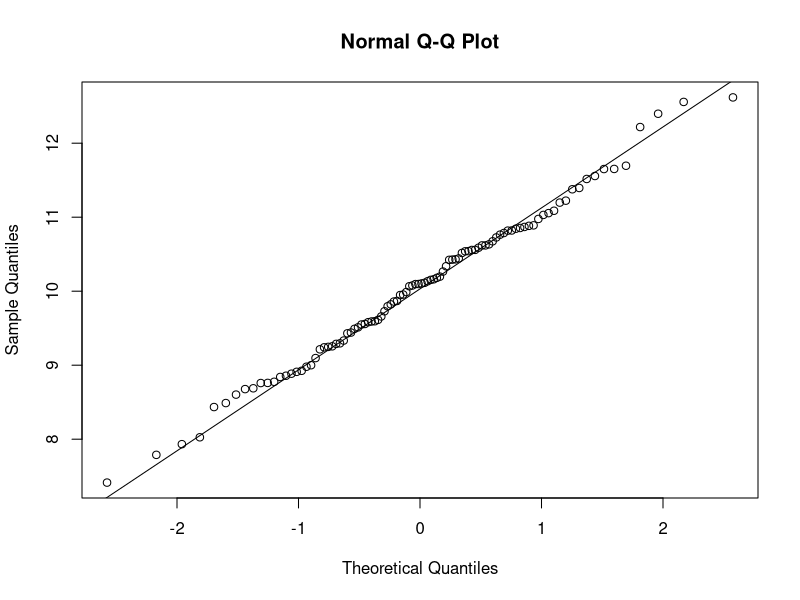
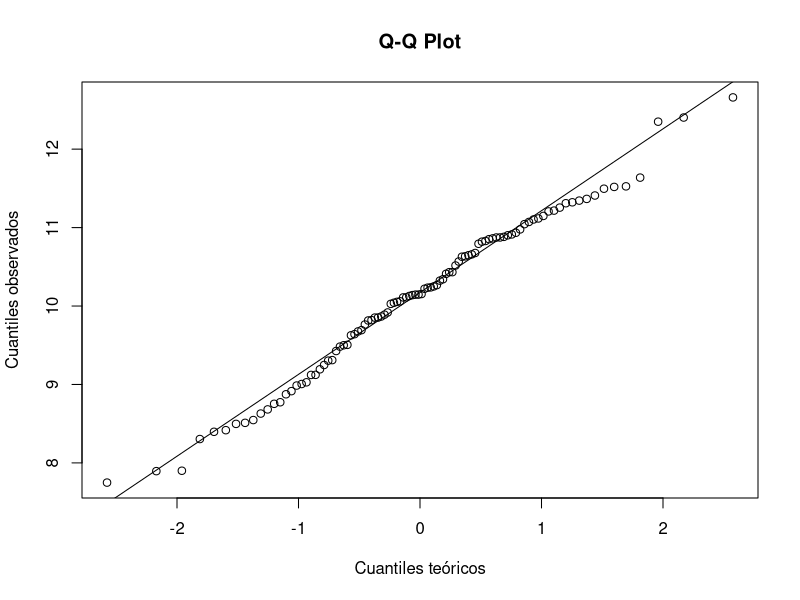
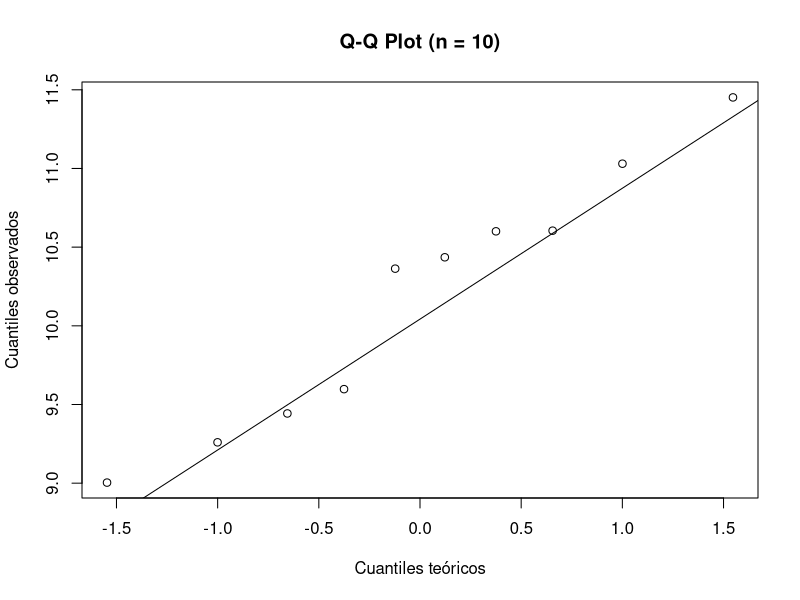
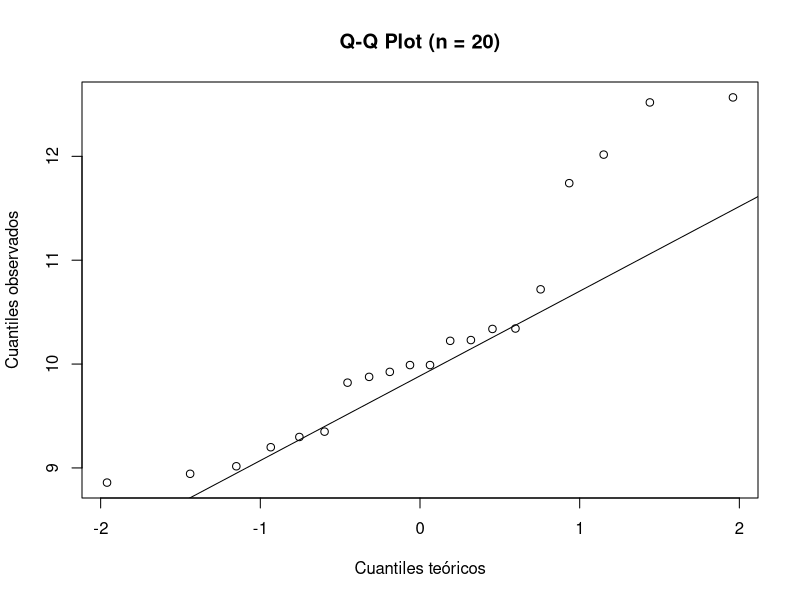
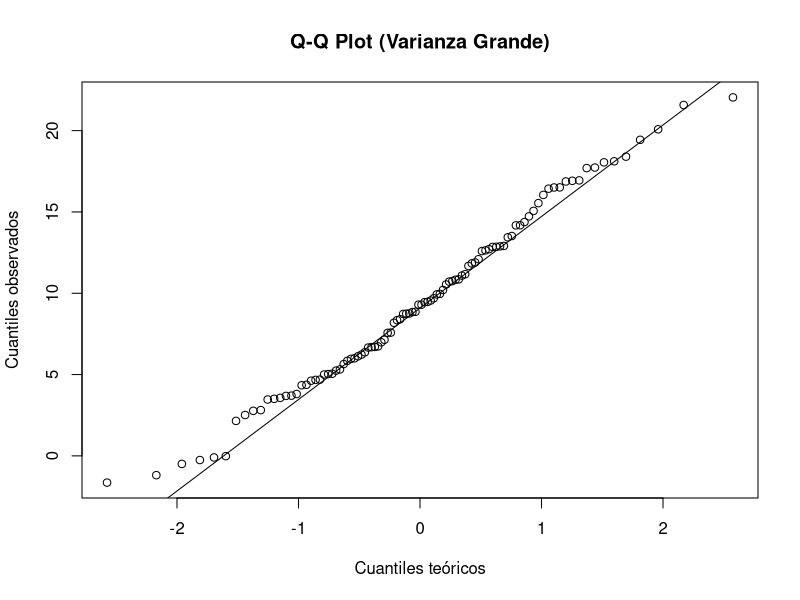
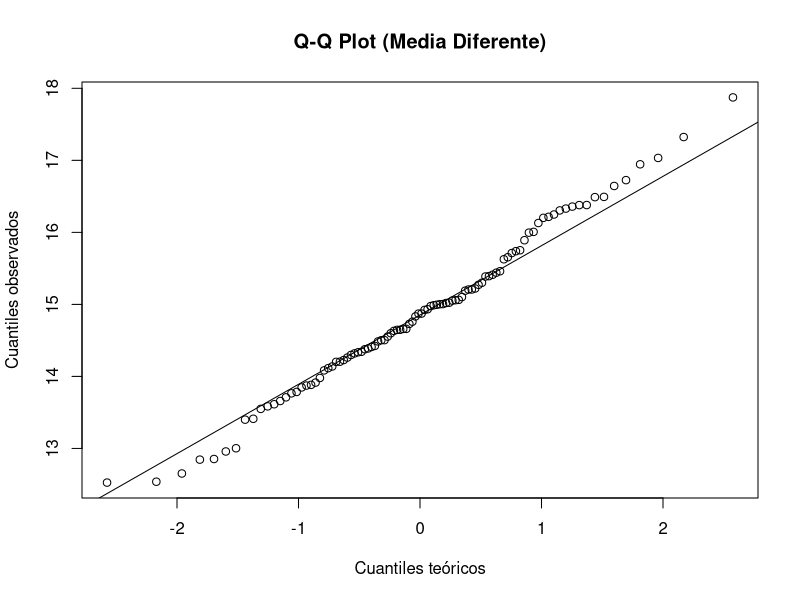
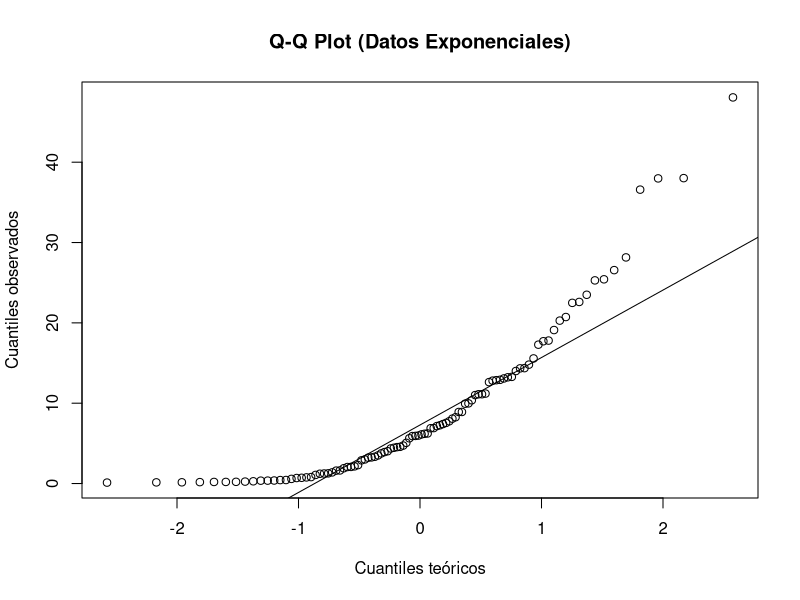
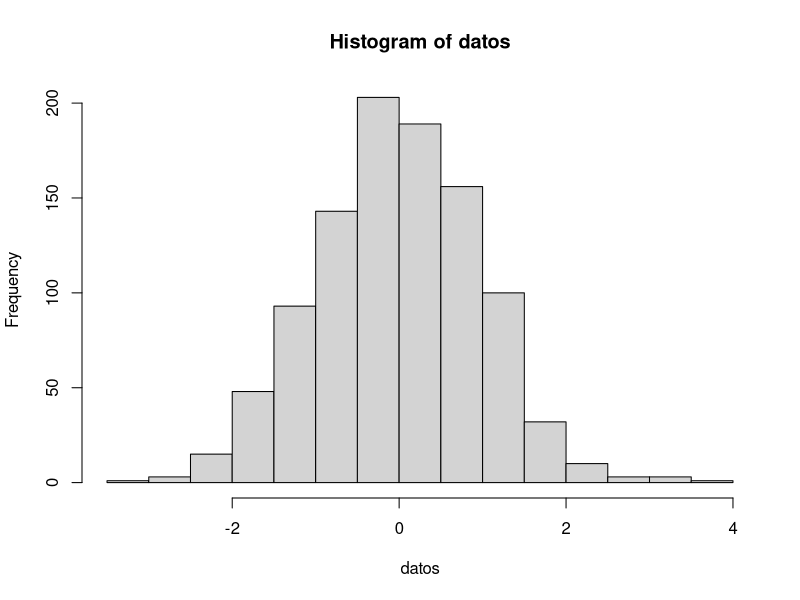

Write the R code that produced these figures, in order.
## ---- chunk 1

## ---- chunk 2
#hist()
#qqnorm()
#qqline()
## ---- chunk 3
datos <- rnorm(100, mean = 10)
qqnorm(datos)
qqline(datos)
## ---- chunk 4
datos <- rnorm(100, mean = 10)
qqnorm(datos, xlab = "Cuantiles teóricos", ylab = "Cuantiles observados", main = "Q-Q Plot")
qqline(datos)

## ---- chunk 5
# Para 10 observaciones
datos_10 <- rnorm(10, mean = 10)
qqnorm(datos_10, xlab = "Cuantiles teóricos", ylab = "Cuantiles observados", main = "Q-Q Plot (n = 10)")
qqline(datos_10)

## ---- chunk 6
# Para 20 observaciones
datos_20 <- rnorm(20, mean = 10)
qqnorm(datos_20, xlab = "Cuantiles teóricos", ylab = "Cuantiles observados", main = "Q-Q Plot (n = 20)")
qqline(datos_20)

## ---- chunk 7
# Datos con varianza grande
datos_varianza_grande <- rnorm(100, mean = 10, sd = 5)
qqnorm(datos_varianza_grande, xlab = "Cuantiles teóricos", ylab = "Cuantiles observados", main = "Q-Q Plot (Varianza Grande)")
qqline(datos_varianza_grande)

## ---- chunk 8
# Datos con media diferente
datos_media_diferente <- rnorm(100, mean = 15, sd = 1)
qqnorm(datos_media_diferente, xlab = "Cuantiles teóricos", ylab = "Cuantiles observados", main = "Q-Q Plot (Media Diferente)")
qqline(datos_media_diferente)

## ---- chunk 9
# Datos exponenciales
datos_exponenciales <- rexp(100, rate = 0.1)  # tasa de la exponencial, inversa de la tasa media
qqnorm(datos_exponenciales, xlab = "Cuantiles teóricos", ylab = "Cuantiles observados", main = "Q-Q Plot (Datos Exponenciales)")
qqline(datos_exponenciales)

## ---- chunk 10
datos <- rnorm(1000) #1000 muestras de una densidad normal
hist(datos)

## ---- chunk 11
datos <- rnorm(1000) # muestras normales con media 0 y var 1.
teorica <- dnorm(seq(-4,4, length=100),mean = 0, sd = 1)
hist(datos,freq = FALSE)
lines(seq(-4,4, length=100),teorica, col="red")
## ---- chunk 12
# Para 30 muestras
datos_pequenos <- rnorm(30)
hist(datos_pequenos)

# Para 1000 muestras (como referencia)
datos_referencia <- rnorm(1000)
hist(datos_referencia)

## ---- chunk 13
# Para 30 muestras con línea teórica
hist(datos_pequenos, freq = FALSE)
lines(seq(-4, 4, length = 100), dnorm(seq(-4, 4, length = 100), mean = 0, sd = 1), col = "green")
## ---- chunk 14
# Para 1000 muestras con línea teórica (como referencia)
hist(datos_referencia, freq = FALSE)
lines(seq(-4, 4, length = 100), dnorm(seq(-4, 4, length = 100), mean = 0, sd = 1), col = "green")
## ---- chunk 15
# Datos con varianza grande
datos_varianza_grande <- rnorm(1000, mean = 0, sd = 3)

# Datos con varianza estándar (para referencia)
datos_varianza_estandar <- rnorm(1000, mean = 0, sd = 1)

# Histogramas
par(mfrow = c(1, 2))  # Para mostrar dos gráficos en una fila

hist(datos_varianza_grande, main = "Varianza Grande", col = "lightblue", xlim = c(-10, 10))
hist(datos_varianza_estandar, main = "Varianza Estándar", col = "lightgreen", xlim = c(-10, 10))

par(mfrow = c(1, 1))  # Restaurar el diseño predeterminado de gráficos

## ---- chunk 16
N <- 10 # número de medias (es decir número de muestras)
M <- 100 # número de la longitud de cada serie de datos
medias <- numeric(N) # Vector que guardará las medias

for(i in 1:N)
{
  datos <- rnorm(M)
  medias[i] <- mean(datos)
  
}
hist(medias)
qqnorm(medias)
qqline(medias)
## ---- chunk 17
# N grande: 100
N_grande_100 <- 100
M <- 100
medias_100 <- numeric(N_grande_100)
medias <- 0

for (i in 1:N_grande_100) {
  datos <- rnorm(M)
  medias_100[i] <- mean(datos)
}

# N grande: 1000
N_grande_1000 <- 1000
medias_1000 <- numeric(N_grande_1000)

for (i in 1:N_grande_1000) {
  datos <- rnorm(M)
  medias_1000[i] <- mean(datos)
}

# N grande: 10000
N_grande_10000 <- 10000
medias_10000 <- numeric(N_grande_10000)

for (i in 1:N_grande_10000) {
  datos <- rnorm(M)
  medias_10000[i] <- mean(datos)
}

# Crear gráficos
par(mfrow = c(3, 2), mar = c(4, 4, 2, 1))

hist(medias, main = "Histograma (N = 10)")
qqnorm(medias, main = "Q-Q Plot (N = 10)")
qqline(medias)

hist(medias_100, main = "Histograma (N = 100)")
qqnorm(medias_100, main = "Q-Q Plot (N = 100)")
qqline(medias_100)

hist(medias_1000, main = "Histograma (N = 1000)")
qqnorm(medias_1000, main = "Q-Q Plot (N = 1000)")
qqline(medias_1000)

hist(medias_10000, main = "Histograma (N = 10000)")
qqnorm(medias_10000, main = "Q-Q Plot (N = 10000)")
qqline(medias_10000)

par(mfrow = c(1, 1))  # Restaurar el diseño predeterminado de gráficos

## ---- chunk 18
# Función para generar medias muestrales
generar_medias_exponenciales <- function(N, M) {
  medias <- numeric(N)
  for (i in 1:N) {
    datos <- rexp(M, rate = 1)  # Distribución exponencial
    medias[i] <- mean(datos)
  }
  return(medias)
}

# N grande: 10
N_grande_10 <- 10
M <- 100
medias_10 <- generar_medias_exponenciales(N_grande_10, M)

# N grande: 100
N_grande_100 <- 100
medias_100 <- generar_medias_exponenciales(N_grande_100, M)

# N grande: 1000
N_grande_1000 <- 1000
medias_1000 <- generar_medias_exponenciales(N_grande_1000, M)

# N grande: 10000
N_grande_10000 <- 10000
medias_10000 <- generar_medias_exponenciales(N_grande_10000, M)

# Crear gráficos
par(mfrow = c(3, 2), mar = c(4, 4, 2, 1))

hist(medias_10, main = "Histograma (N = 10)")
qqnorm(medias_10, main = "Q-Q Plot (N = 10)")
qqline(medias_10)

hist(medias_100, main = "Histograma (N = 100)")
qqnorm(medias_100, main = "Q-Q Plot (N = 100)")
qqline(medias_100)

hist(medias_1000, main = "Histograma (N = 1000)")
qqnorm(medias_1000, main = "Q-Q Plot (N = 1000)")
qqline(medias_1000)

hist(medias_10000, main = "Histograma (N = 10000)")
qqnorm(medias_10000, main = "Q-Q Plot (N = 10000)")
qqline(medias_10000)

par(mfrow = c(1, 1))  # Restaurar el diseño predeterminado de gráficos

